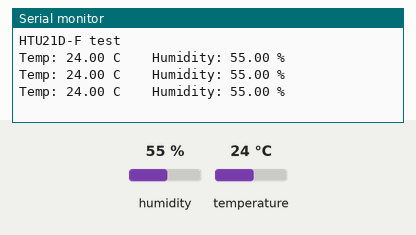
A sketch run on a simulated Arduino Uno, built with avr-gcc and run on an emulated ATmega328P. On the bench: the last lines printed to the serial monitor. The test bench sets the inputs (shaded band); at power-on: humidity 55 %, temperature 24 °C.

Above: at 1.3 s.
1.4 s: humidity set to 22 %
At 2.1 s:
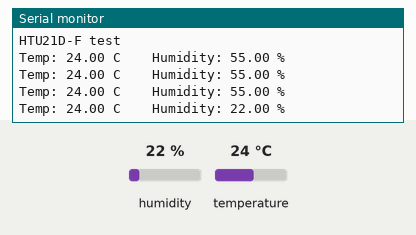
2.9 s: temperature set to 12 °C
At 2.9 s:
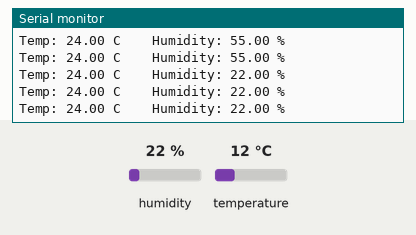
4.4 s: humidity set to 40 %
At 4.8 s:
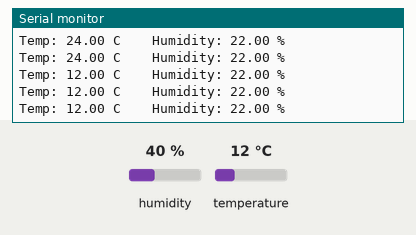
Timing chart, 0 to 7.4 s (numbered marks = the images above; inputs shaded):
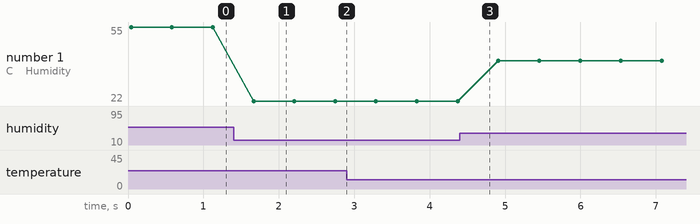

The sketch:

HTU21DFtest.ino
```cpp
/***************************************************
  This is an example for the HTU21D-F Humidity & Temp Sensor

  Designed specifically to work with the HTU21D-F sensor from Adafruit
  ----> https://www.adafruit.com/products/1899

  These displays use I2C to communicate, 2 pins are required to
  interface
 ****************************************************/

#include <Wire.h>
#include "Adafruit_HTU21DF.h"

// Connect Vin to 3-5VDC
// Connect GND to ground
// Connect SCL to I2C clock pin (A5 on UNO)
// Connect SDA to I2C data pin (A4 on UNO)

Adafruit_HTU21DF htu = Adafruit_HTU21DF();

void setup() {
  Serial.begin(9600);
  Serial.println("HTU21D-F test");

  if (!htu.begin()) {
    Serial.println("Couldn't find sensor!");
    while (1);
  }
}

void loop() {
    float temp = htu.readTemperature();
    float rel_hum = htu.readHumidity();
    Serial.print("Temp: ");
    Serial.print(temp);
    Serial.print(" C");
    Serial.print("\t\t");
    Serial.print("Humidity: ");
    Serial.print(rel_hum);
    Serial.println(" \%");
    delay(500);
}
```

Measured:
- after the input at 1.4 s, the serial monitor: prints a new line after 0.26 s (image 1)
- plotted number 1: 55 → 22 after the input at 1.4 s, 22 → 40 after the input at 4.4 s
